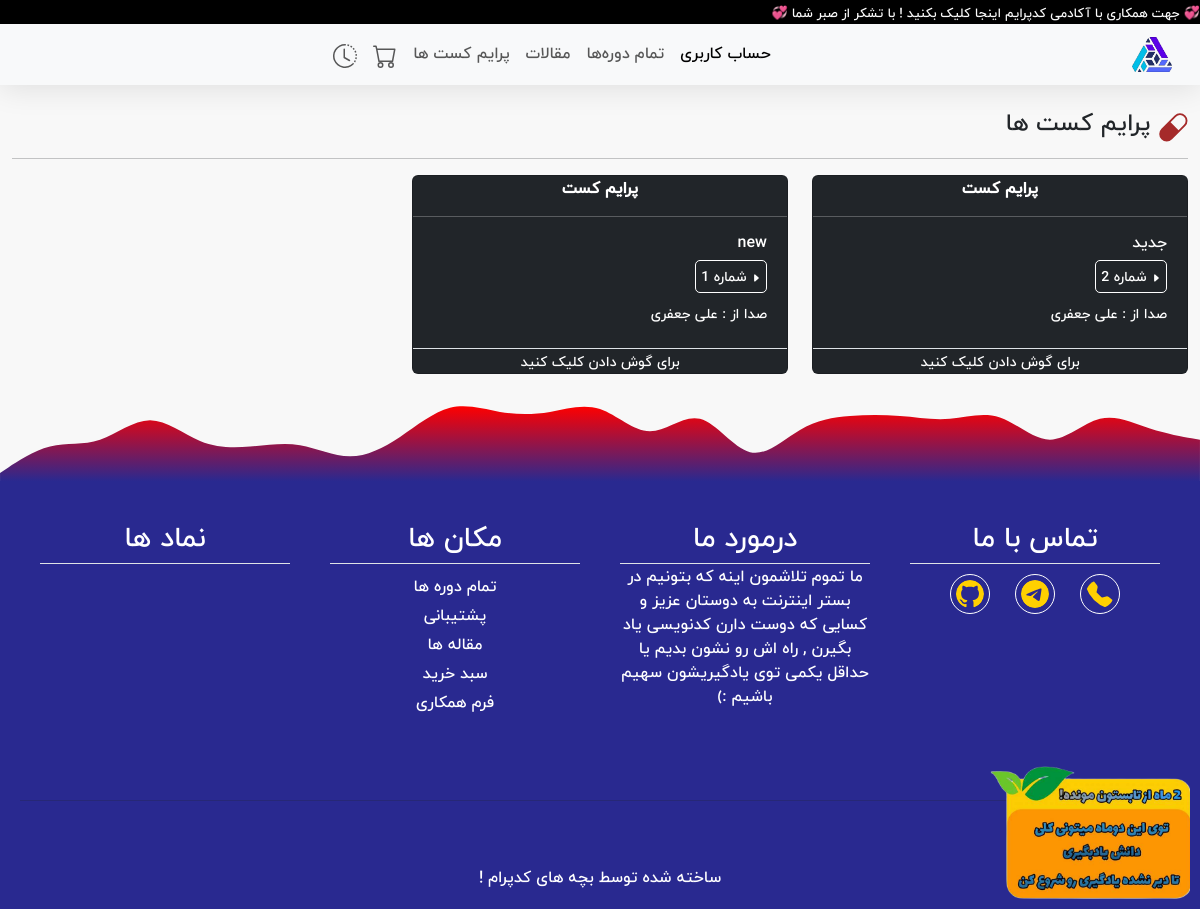
Before: /primecast/ with the older database file.
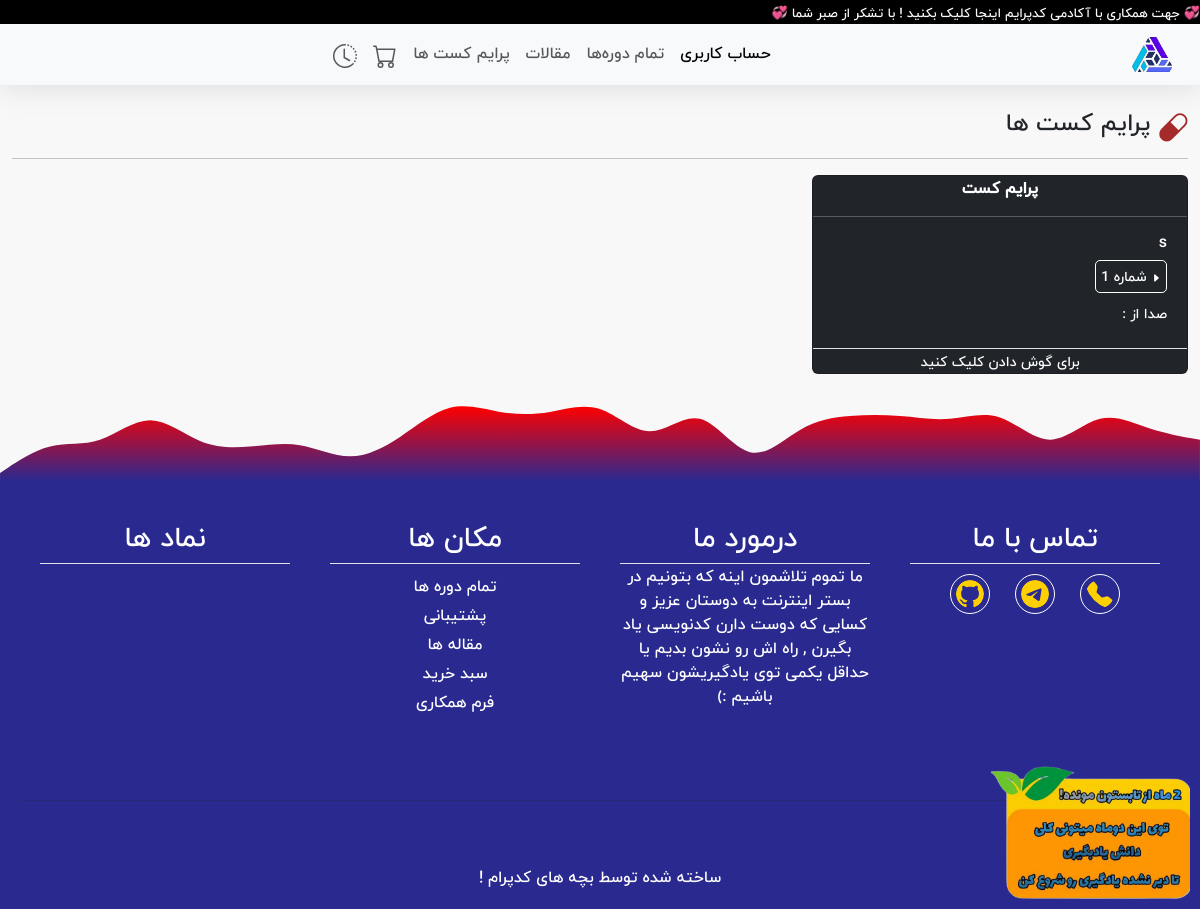
After: the same page with the newer database file.
### PadCast/models.py (models this page shows, shortened)
class PrimeCast(models.Model):
    user = models.ForeignKey(User,on_delete=models.CASCADE)
    title = models.CharField(max_length=1000)
    slug = models.SlugField()
    banner = models.ImageField(upload_to="prime_cast/banner/%Y/")
    desc = RichTextField()
    voice = models.FileField(upload_to="prime_cast/voice/%Y/")
    date = models.DateTimeField(auto_now_add=True)
    is_active = models.BooleanField(default=False)

### PadCast/views.py (the view)
# urls.py: path("",views.index_primecast,name="primecast"),
def index_primecast(request):
    md = PrimeCast.objects.filter(is_active=True).order_by("-date")
    return render(request,'primecast/index.html',{
        'md':md,
    })

### templates/primecast/index.html (shortened to what this page needs)
{% extends '../base.html' %}
{% load static %}
{% load humanize %}
{% block header %}
<link rel="stylesheet" href="{% static 'primecast/style.css' %}">
{% endblock %}
{% block body %}
<div class="container-fluid">
    <h4>
        <svg style="color: brown;" xmlns="http://www.w3.org/2000/svg" width="30" height="30" fill="currentColor" class="bi bi-capsule" viewBox="0 0 16 16">
            <path d="M1.828 8.9 8.9 1.827a4 4 0 1 1 5.657 5.657l-7.07 7.071A4 4 0 1 1 1.827 8.9Zm9.128.771 2.893-2.893a3 3 0 1 0-4.243-4.242L6.713 5.429z"/>
        </svg>
        پرایم کست ها
    </h4>
    <hr>
    <div class="row">
    {% for i in md %}
    <div class="col-md-4 col-sm-6 mb-4">
        <div class="card bg-dark" style="width: 100%; position: relative;">
            <strong style="text-align: center; color: white;">پرایم کست</strong>
            <hr style="color: white;">
            <h6 style="margin-right:20px; color: white;">{{i.title}}</h6>
            <small style="margin-right:20px; border: solid 1px white; width: fit-content; border-radius: 5px; padding: 5px; color: white; ">
                <svg xmlns="http://www.w3.org/2000/svg" width="10" height="10" fill="currentColor" class="bi bi-caret-right-fill" viewBox="0 0 16 16">
                    <path d="m12.14 8.753-5.482 4.796c-.646.566-1.658.106-1.658-.753V3.204a1 1 0 0 1 1.659-.753l5.48 4.796a1 1 0 0 1 0 1.506z"/>
                </svg>
                شماره {{i.id}}
            </small>
            <small style="margin-right:20px; color: white; margin-top: 10px;">صدا از : {{i.user.first_name}} {{ i.user.last_name }}</small>
            <br>
            <div class="border-top"></div>
            <a href="{% url 'detail_padcast' i.slug %}" style="margin: auto; text-decoration: none;"><small style="color: white;">برای گوش دادن کلیک کنید </small></a>
        </div>
    </div>
    {% endfor %}
    </div>
</div>
{% endblock %}

Changed rows visible on the page:
removed PrimeCast: title "جدید", id "2", user.first_name "علی", user.last_name "جعفری"
changed PrimeCast id 1: title "new" → "s"; user.first_name "علی" → (not shown); user.last_name "جعفری" → (not shown)
